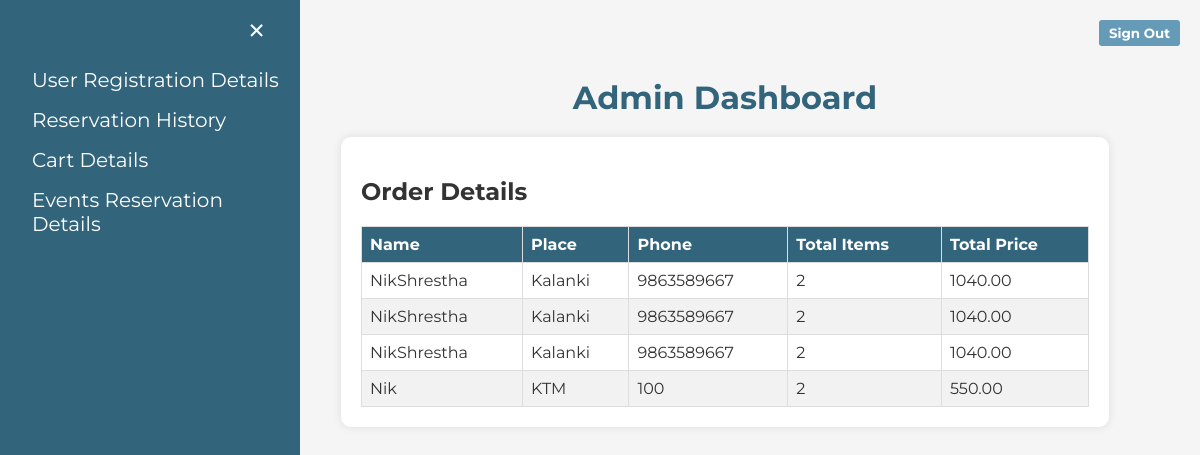
The app's page /admin_dashboard/cart with its own data.
### OneByteFood/models.py (models this page shows)
class Order(models.Model):
    name = models.CharField(max_length=100)
    place = models.CharField(max_length=100)
    phone = models.CharField(max_length=100)
    total_items = models.IntegerField()
    total_price = models.DecimalField(max_digits=10, decimal_places=2)

### OneByteFood/views.py (the view)
# urls.py: path('admin_dashboard/cart', onebytefood_views.cart_details, name='cart_details'),
def cart_details(request):
    orders = Order.objects.all()
    return render(request, 'authentication/cart_details.html', {'orders': orders})

### templates/authentication/cart_details.html (shortened to what this page needs)
<!DOCTYPE html>
<html lang="en">
<head>
</head>
<body>
    <div id="mySidenav" class="sidenav">
        <a href="javascript:void(0)" class="closebtn" onclick="closeNav()">&times;</a>
        <a href="http://127.0.0.1:8000/admin_dashboard/user_details/">User Registration Details</a>
        <a href="http://127.0.0.1:8000/admin_dashboard/reservation_history/">Reservation History</a>
        <a href="http://127.0.0.1:8000/admin_dashboard/cart">Cart Details</a>
        <a href="http://127.0.0.1:8000/admin_dashboard/unicorn_reservation_data">Events Reservation Details</a>
    </div>
    <span style="font-size:30px;cursor:pointer" onclick="openNav()">&#9776; Open</span>
    <div id="main">
        <h1 class="Heading">Admin Dashboard</h1>
        <div class="container">
            <h2>Order Details</h2>
            <table>
                <thead>
                    <tr>
                        <th>Name</th>
                        <th>Place</th>
                        <th>Phone</th>
                        <th>Total Items</th>
                        <th>Total Price</th>
                    </tr>
                </thead>
                <tbody>
                    {% for order in orders %}
                    <tr>
                        <td>{{ order.name }}</td>
                        <td>{{ order.place }}</td>
                        <td>{{ order.phone }}</td>
                        <td>{{ order.total_items }}</td>
                        <td>{{ order.total_price }}</td>
                    </tr>
                    {% endfor %}
                </tbody>
            </table>
        </div>
    </div>
    <form action="/signin" method="post">
        <button class="signout-btn" type="submit">Sign Out</button>
    </form>
</body>
</html>

### templates/authentication/cart_details.html (style rules this page uses)
body { font-family: Montserrat, sans-serif; margin: 0; padding: 0; box-sizing: border-box; background-color: #f5f5f5; color: #333; }
.Heading { text-align: center; font-size: 32px; color: #32657C; }
.container { width: 80%; margin: 0 auto; padding: 20px; background-color: #fff; border-radius: 10px; box-shadow: 0 0 10px rgba(0, 0, 0, 0.1); }
h1 { margin-bottom: 20px; font-size: 24px; color: #669BB7; }
table { width: 100%; border-collapse: collapse; margin-top: 20px; }
th, td { border: 1px solid #ddd; padding: 8px; text-align: left; }
th { background-color: #32657C; color: #fff; }
tr:nth-child(even) { background-color: #f2f2f2; }
.edit-btn, .delete-btn, .signout-btn { padding: 5px 10px; border: none; cursor: pointer; border-radius: 3px; font-family: Montserrat, sans-serif; font-weight: bold; }
.signout-btn { background-color: #669BB7; color: #fff; position: fixed; top: 20px; right: 20px; }
.sidenav { height: 100%; width: 300px; position: fixed; z-index: 1; top: 0; left: 0; background-color: #32657C; overflow-x: hidden; padding-top: 60px; transition: 0.5s; }
.sidenav a { padding: 8px 8px 8px 32px; text-decoration: none; font-size: 20px; color: #ffffff; display: block; transition: 0.3s; }
.sidenav .closebtn { position: absolute; top: 0; right: 25px; font-size: 36px; margin-left: 50px; }
#main { transition: margin-left .5s; padding: 20px; margin-left: 250px; }

### records on screen
Order: name "NikShrestha", place "Kalanki", phone "9863589667", total_items "2", total_price "1040.00"
Order: name "NikShrestha", place "Kalanki", phone "9863589667", total_items "2", total_price "1040.00"
Order: name "NikShrestha", place "Kalanki", phone "9863589667", total_items "2", total_price "1040.00"
Order: name "Nik", place "KTM", phone "100", total_items "2", total_price "550.00"
